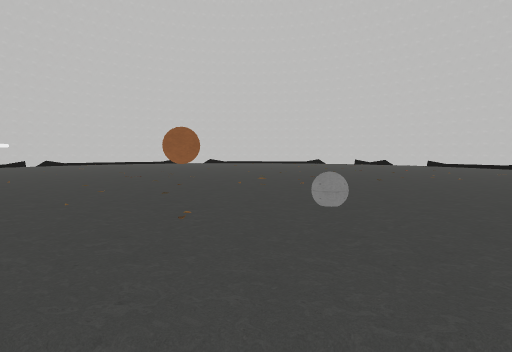
View 1 (above)

12 first-person views from a walk through a scene from a Unity 3-D project. The camera is 1.5 m above the floor, tilts 4° down and sees 75° across. The floor is counted in squares, 2 m on a side. Each view is taken from the middle of a square. On the plan, view 1 faces up. The plan holds only what a view shows up to about 11 squares ahead; the rest is blank. The place goes on beyond the plan. The player is left out. Some surface patterns are stand-ins.

View 2
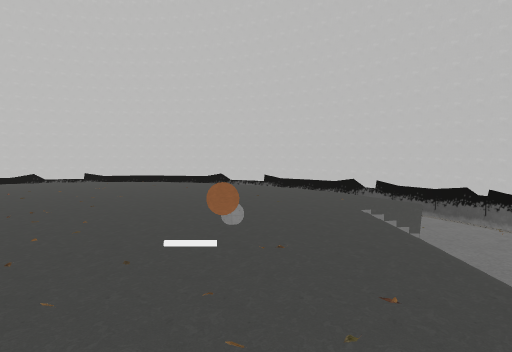

View 3
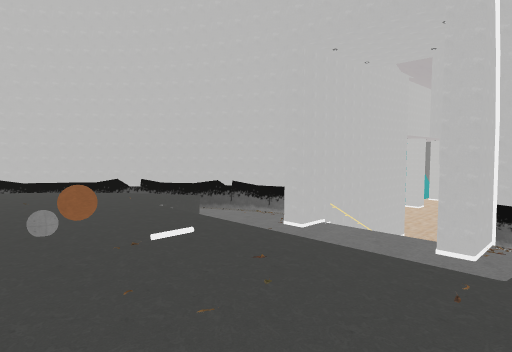

View 4
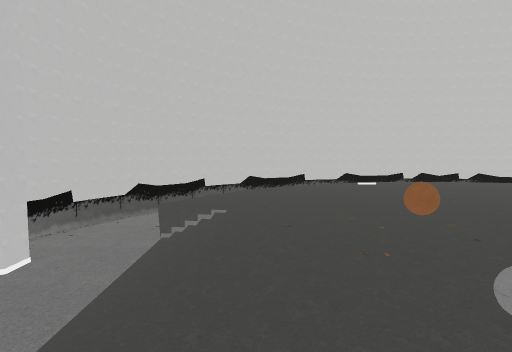

View 5
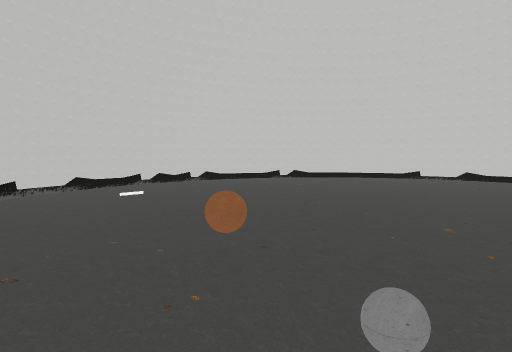

View 6
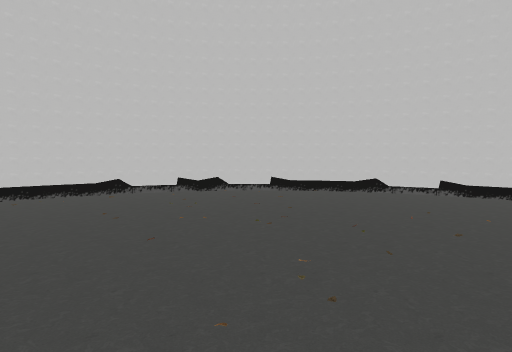

View 7
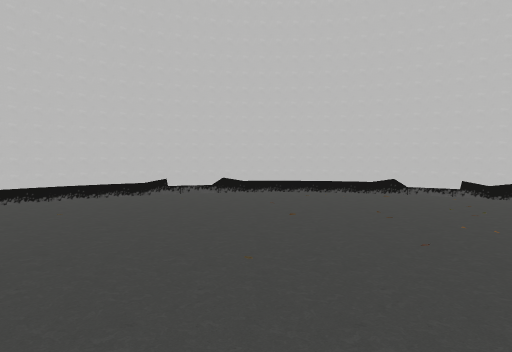

View 8
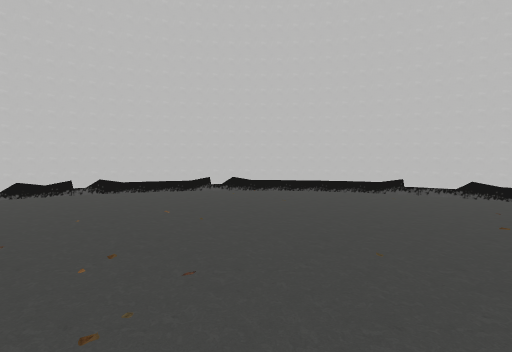

View 9
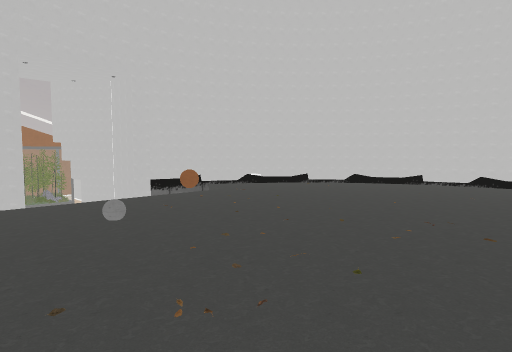

View 10
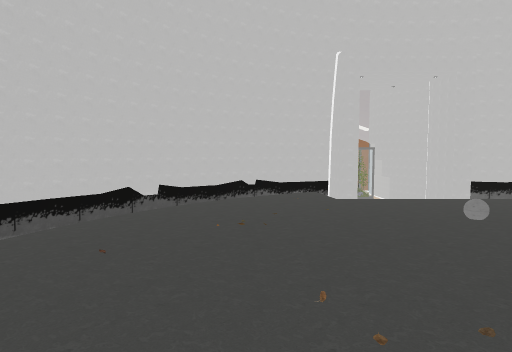

View 11
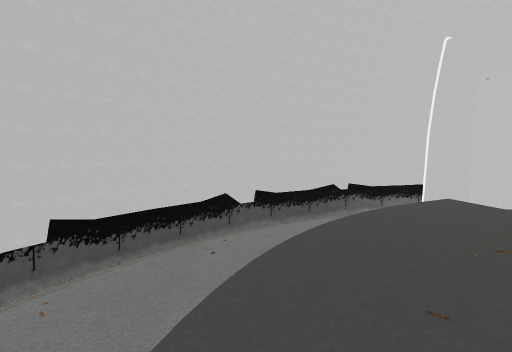

View 12
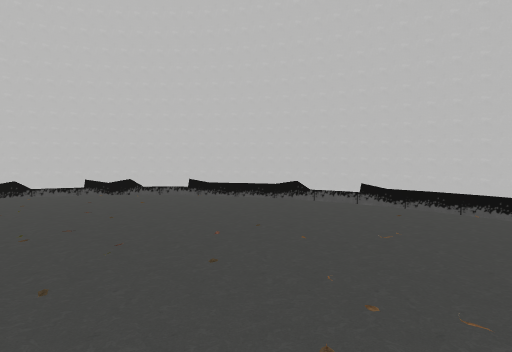

### Floor plan
Key: @ floor where view 1 was taken; # wall or solid block; . floor; / step, stairs or slope; v drop or lower ground; O other object.
Columns run from 9 left of view 1 to 8 right of it. Each row starts with its distance up from view 1.
 14      ##vvvv##
 13    ##vv    vv##
 12   ##v        v##
 11  ##v  v....v  v##
 10  #v v........v v#
  9 #v  ..........  ##
  8 #v v..........v v#
  7 v  ............  v
  6 #  ............v #
  5 #  ............v #
  4 v  ............  v
  3 #v ............vv#
  2 ## v...O.O....vv##
  1  #v v........vvv#
  0  ##v v.//@//vvv##
 -1   ##vvvvvvvvvv##
 -2    ###v#vv#v###
 -3      ###  ###

Positions as (right, up) in squares from view 1, and headings:
1: (0, 0), facing up
2: (-3, 2), facing right
3: (-3, 3), facing down-right
4: (2, 1), facing left
5: (1, 1), facing up-left
6: (-1, 5), facing up-right
7: (-1, 5), facing up
8: (0, 5), facing up-left
9: (2, 6), facing down-left
10: (3, 6), facing down
11: (5, 5), facing down
12: (1, 4), facing up-right
